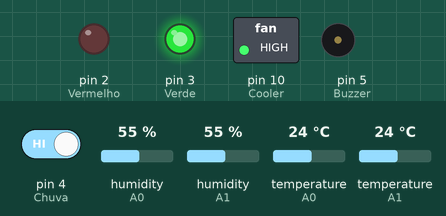
This sketch was run on a simulated Arduino Uno, built with avr-gcc and run on an emulated ATmega328P. Shown: switched loads named in the sketch (green lamp = pin HIGH), output pins drawn as LEDs (lit = HIGH), buzzer (waves = sounding, pin HIGH). The inputs (shaded band) are chosen by the test bench; at power-on: pin 4 (Chuva) HIGH, humidity (sensors on A1, A0) 55 %, temperature (sensors on A0, A1) 24 °C. What the sketch prints to the serial monitor is not drawn.

Above: at 5.9 s.
6.0 s: pin 4 (Chuva) driven LOW
At 11.7 s:
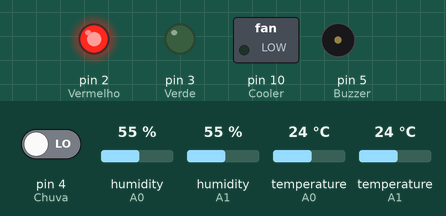
12.2 s: pin 4 (Chuva) driven HIGH
At 16.9 s:
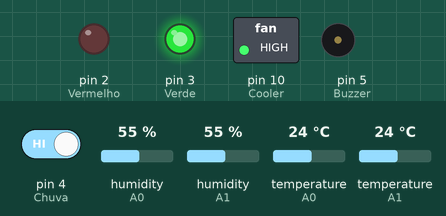
18.4 s: humidity (sensor on A1) set to 47 %
24.6 s: humidity (sensor on A1) set to 44 %
At 27.2 s:
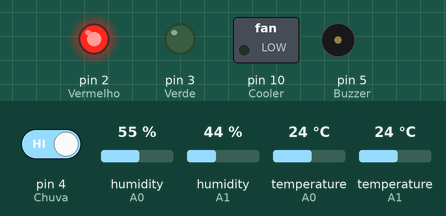
Timing chart, 0 to 28.7 s (numbered marks = the images above; inputs shaded):
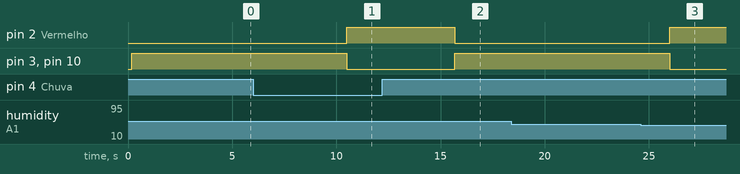

Measured:
- the behaviour switches between 46 and 45 % on humidity (sensor on A1) (found by bisection; images 2 and 3)
- after the input at 6.0 s, pin 2 (Vermelho): LOW → HIGH after 4.5 s; pin 3 (Verde), pin 10 (Cooler): HIGH → LOW after 4.5 s
- after the input at 12.2 s, pin 2 (Vermelho): HIGH → LOW after 3.5 s; pin 3 (Verde), pin 10 (Cooler): LOW → HIGH after 3.5 s
- after the input at 18.4 s, every drawn part: stays the same
- after the input at 24.6 s, pin 2 (Vermelho): LOW → HIGH after 1.4 s; pin 3 (Verde), pin 10 (Cooler): HIGH → LOW after 1.4 s

The sketch:

projeto_silo.ino
```cpp
#include <DHT.h> //inclui biblioteca DHT

#define DHTPIN1 A1 //DHT externo
#define DHTPIN0 A0 //DHT interno
#define DHTTYPE DHT11 // define qual tipo de DHT será usado

// Conecte pino 1 do sensor (esquerda) ao +5V
// Conecte pino 2 do sensor ao pino de dados definido em seu Arduino
// Conecte pino 4 do sensor ao GND
// Conecte o resistor de 10K entre pin 2 (dados)
// e ao pino 1 (VCC) do sensor

DHT dht1(DHTPIN1, DHTTYPE);
DHT dht0(DHTPIN0, DHTTYPE);

#define Cooler 10 // o cooler tem que ser ligado na porta PWM
#define Vermelho 2 // LED vermelho
#define Verde 3 // LED verde
#define Chuva 4 // sensor de chuva no pino 4
#define Buzzer 5 //buzzer no pino 5

int LeituraChuva = 0; //variável inteira para representar a leitura do sensor de chuva

float text = 0; //variável float para representar o valor de temperatura externa
float tint = 0; //variável float para representar o valor de temperatura interna
float umidade = 0; //variável float para representar o valor de umidade
float UE = 0; //variável float para representar a umidade de equilíbrio

// constantes para cálculo da umidade de equilíbrio higroscópico para milho
#define a 0.339
#define b 0.059
#define c 30.205

void setup()
{
  //define os pinos de saída e de entrada
  pinMode(Vermelho, OUTPUT);
  pinMode(Verde, OUTPUT);
  pinMode(Cooler, OUTPUT);
  pinMode(Chuva, INPUT);
  pinMode(Buzzer, OUTPUT);

  //inicia os sensores DHT
  dht0.begin();
  dht1.begin();

  Serial.begin(9600); //inicia a comuniação serial numa taxa de dados de 9600 bps
  Serial.println("Aplicativo de manejo da aeração para o milho"); // mensagem inicial

}

void loop() {

  //leitura do DHT11 das condições externas
  umidade = dht1.readHumidity();
  text = dht1.readTemperature();

  //leitura do DHT11 das condições internas
  tint = dht0.readTemperature();
  float umidadeINT = dht0.readHumidity();

  //lê o sensor de chuva
  LeituraChuva = digitalRead(Chuva);

  // cálculo da umidade de equilíbrio
  UE = (a - (b * (log(-(text + 2 + c) * log(umidade / 100))))) * 100;

  // testa se retorno é valido, caso contrário aciona o buzzer
  // (condição do cabo)
  if (isnan(tint))
  {
    digitalWrite(Buzzer, HIGH);
    Serial.println("Rompimento de cabo interno!");
  }

  //se estiver funcionando ok, entra nessa lógica
  else
  {
    digitalWrite(Buzzer, LOW);

    //impressão dos valores lidos no monitor serial
    Serial.print("Temperatura interna: ");
    Serial.print(tint);
    Serial.print("°C");
    Serial.print(" // UR interna: ");
    Serial.print(umidadeINT);
    Serial.print("% ");
    Serial.print("// Temperatura externa: ");
    Serial.print(text);
    Serial.print("°C ");
    Serial.print("// UR externa: ");
    Serial.print(umidade);
    Serial.print("% ");
    Serial.print("// Chuva: ");

    //testa a leitura do sensor de chuva e imprime o resultado
    if (LeituraChuva == 0) {
      Serial.print("Sim");
    }
    else {
      Serial.print("Não");
    }

    //continua as impressões dos demais valores
    Serial.print(" // Temperatura do ar de aeração: ");
    Serial.print(text + 2);
    Serial.print("°C ");
    Serial.print("// UE: ");
    Serial.print(UE);
    Serial.println("%");

    //esse SE controla se o ventilador irá ligar ou não
    if (11.5 < UE and UE < 14.5 and LeituraChuva == 1 and (text + 2) <= (tint + 4)) {
      digitalWrite(Cooler, HIGH);
      digitalWrite(Verde, HIGH);
      digitalWrite(Vermelho, LOW);

    // obs: se o ventilador for ligado o LED verde sera aceso
    // caso contrario, entre nesse ELSE e o LED vermelho sera ligado
    }
    else {
      digitalWrite(Cooler, LOW);
      digitalWrite(Vermelho, HIGH);
      digitalWrite(Verde, LOW);
    }
  }
  delay(5000); //delay de 5s para chamar void.loop novamente
               //(intervalo entre leituras e tomada de decisão)
}
```
